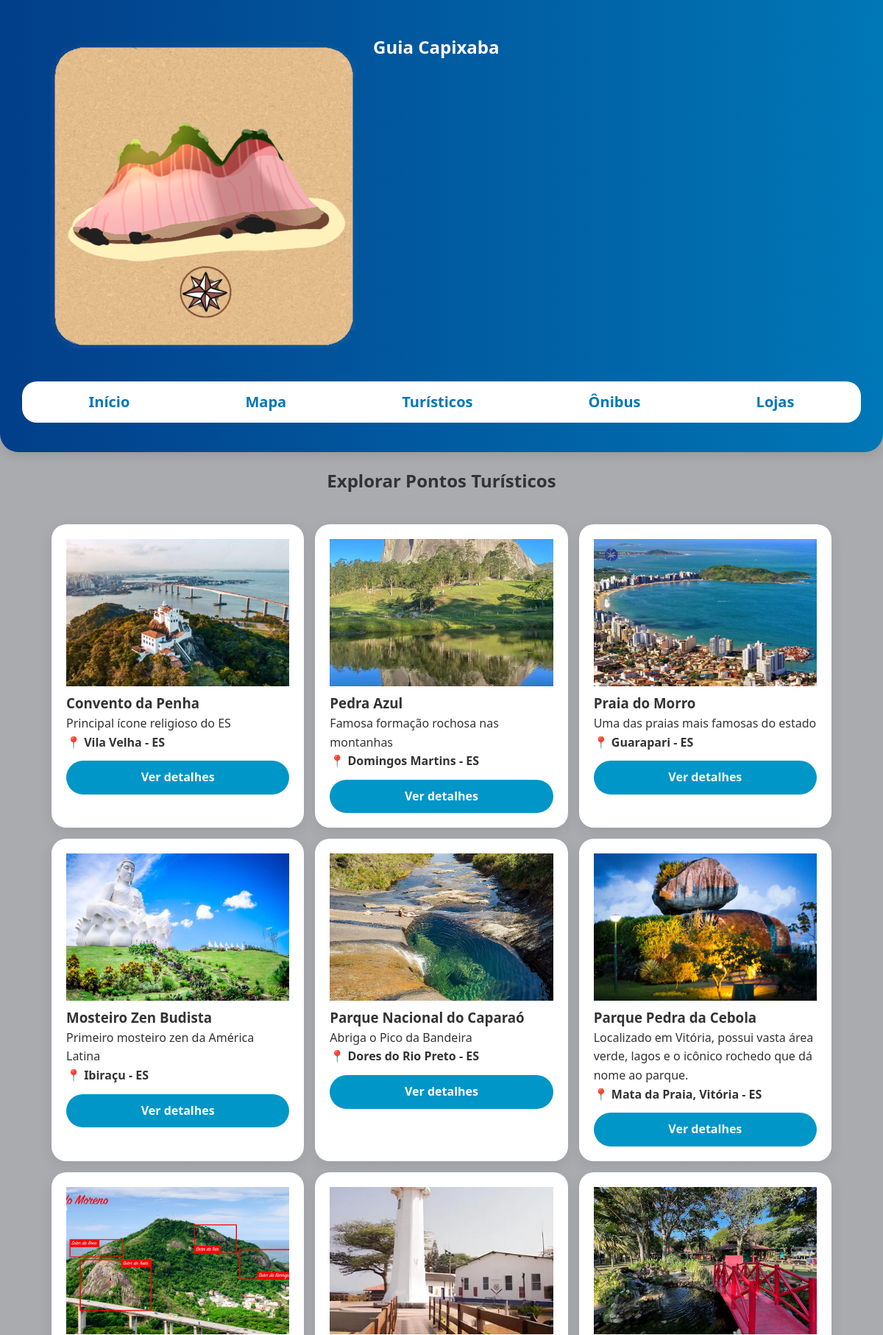
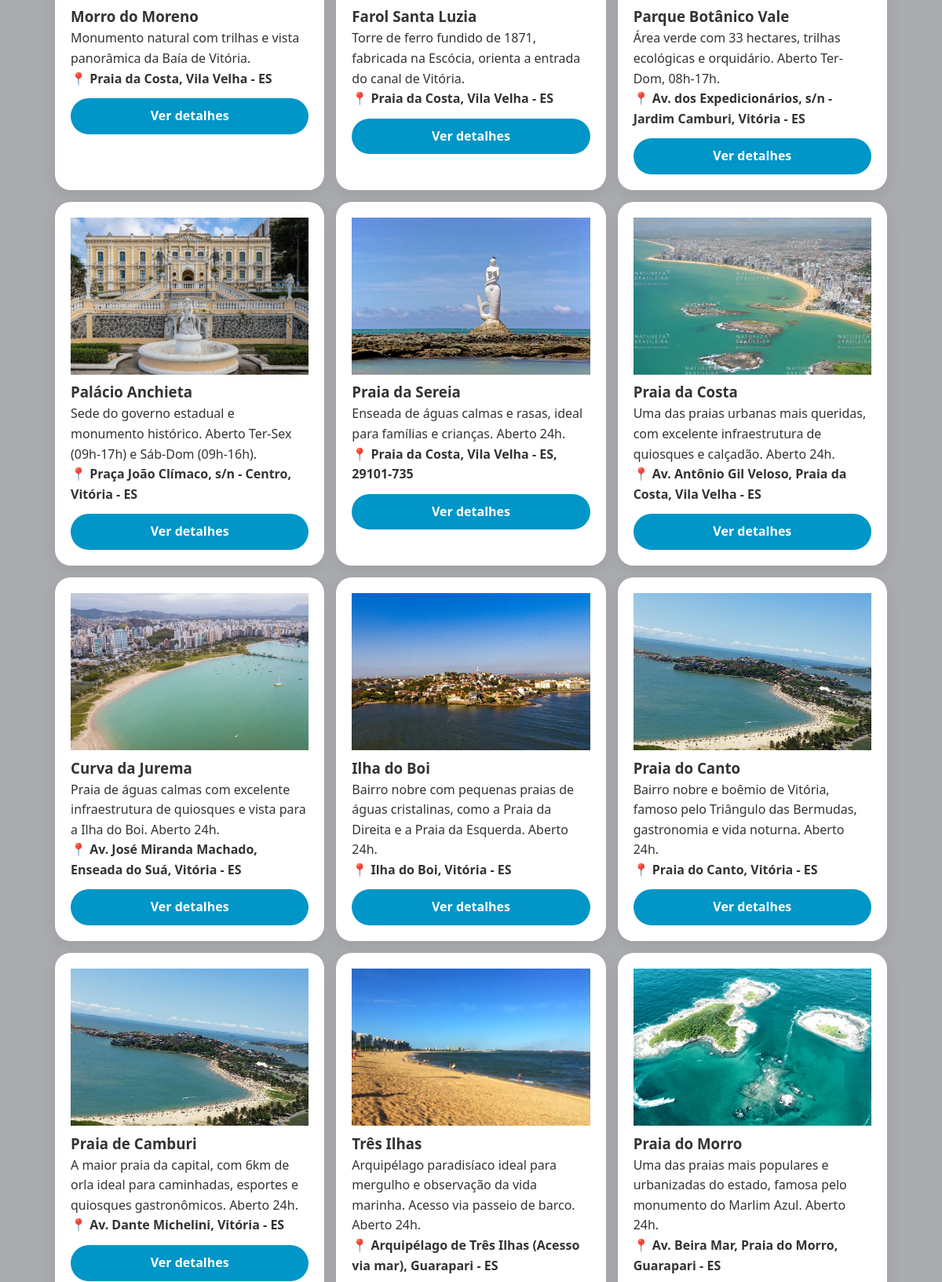
The app's page /turisticos (upper part) with its own data (2 pictures, top to bottom).
### tables this page shows
CREATE TABLE pontos_turisticos(
       id INTEGER PRIMARY KEY AUTOINCREMENT,
       nome TEXT NOT NULL,
       descricao TEXT,
       latitude REAL NOT NULL,
       longitude REAL NOT NULL,
       categoria_id INTEGER NULL,
       endereco TEXT,
       imagem TEXT,   
       FOREIGN KEY (categoria_id) REFERENCES categorias(id) ON DELETE SET NULL
    );

### app.py (the view)
@app.route('/turisticos')
def turisticos():
    conn = get_connection()
    cursor = conn.cursor()
    cursor.execute("SELECT * FROM pontos_turisticos")
    pontos = [dict(row) for row in cursor.fetchall()]
    conn.close()
    return render_template('turisticos.html', pontos=pontos)

### app.py (called while the page is built)
def get_connection():
    conn = sqlite3.connect(DATABASE)
    conn.row_factory = sqlite3.Row
    return conn

### templates/turisticos.html (shortened to what this page needs)
{% extends "base.html" %}
{% block content %}
<div class="secao-listagem">
    <h2 style="text-align: center; margin-top: 20px; margin-bottom: 20px;">Explorar Pontos Turísticos</h2>
    <div class="container grid">
        {% for ponto in pontos %}
            <div class="card">
                <div class="card-header">
                    <img src="{{ url_for('static', filename='img/' + ponto.imagem) }}" alt="{{ ponto.nome }}" class="img-ponto">
                </div>
                <div class="card-body">
                    <h3>{{ ponto.nome }}</h3>
                    <p>{{ ponto.descricao }}</p>
                    <p class="endereco">
                        📍 <strong>{{ ponto.endereco }}</strong>
                    </p>
                    <a href="/detalhes/{{ ponto.id }}" class="btn">
                        Ver detalhes
                    </a>
                </div>
            </div>
        {% endfor %}
    </div>
</div>
{% endblock %}

### templates/base.html (shortened to what this page needs)
<!DOCTYPE html>
<html lang="pt-br">
<head>
    <link rel="stylesheet" href="https://cdnjs.cloudflare.com/ajax/libs/font-awesome/6.5.0/css/all.min.css">
    <link rel="stylesheet" href="{{ url_for('static', filename='css/style.css') }}">
</head>
<body>
<header>
    <div class="Container Flex">
        <div id="logo">
            <img src="{{url_for('static', filename='img/favicon.png')}}" class="favicon">
        </div>
        <h1>Guia Capixaba</h1>
    </div>
<nav>
    <a href="/">
        <span>Início</span>
    </a>
    <a href="/mapa">
        <span>Mapa</span>
    </a>
    <a href="/turisticos">
        <span>Turísticos</span>
    </a>
    <a href="/onibus">
        <span>Ônibus</span>
    </a>
    <a href="/empreendedores">
        <span>Lojas</span>
    </a>
</nav>
</header>
<main>
    {% block content %}{% endblock %}
</main>
</body>
</html>

### static/css/style.css (style rules this page uses)
* { margin: 0; padding: 0; box-sizing: border-box; font-family: 'Segoe UI', Tahoma, Geneva, Verdana, sans-serif; }
header { background: linear-gradient(to right, #023e8a, #0077b6); padding: 25px 15px; text-align: center; color: white; border-bottom-left-radius: 25px; border-bottom-right-radius: 25px; box-shadow: 0 5px 15px rgba(0,0,0,0.1); }
header h1 { font-size: 1.5rem; }
nav { display: flex; justify-content: space-around; background: white; padding: 12px; border-radius: 20px; margin: 15px; flex-wrap: wrap; }
nav a { color: #0077b6; font-size: 0.9rem; text-decoration: none; }
.Container.Flex { display: flex; justify-content:flex-start; align-items:flex-start; padding: 20px; }
#logo img { max-width: 150px; height: auto; display: block; max-width: 100%; }
.container { max-width: 1100px; margin: auto; padding: 15px; width: 100%; }
.grid { display: grid; grid-template-columns: 1fr; gap: 15px; padding: 20px; grid-template-columns: repeat(auto-fit, minmax(300px, 1fr)); }
.img-ponto { width: 100%; height: 200px; object-fit: cover; }
.card { background: white; border-radius: 20px; padding: 20px; box-shadow: 0 6px 20px rgba(0,0,0,0.08); transition: 0.3s ease; }
.btn { display: block; width: 100%; margin-top: 12px; padding: 10px; background: #0096c7; border-radius: 25px; text-align: center; font-weight: bold; color: white; text-decoration: none; }
html { scroll-behavior: smooth; }
nav a span { font-size: 20px; font-weight: bold; }
@media (min-width: 768px) { .grid { grid-template-columns: repeat(2, 1fr); } }
@media (min-width: 1100px) { .grid { grid-template-columns: repeat(3, 1fr); } }

### records on screen
pontos_turisticos: imagem (picture), nome "Convento da Penha", descricao "Principal ícone religioso do ES", endereco "Vila Velha - ES"
pontos_turisticos: imagem (picture), nome "Pedra Azul", descricao "Famosa formação rochosa nas montanhas", endereco "Domingos Martins - ES"
pontos_turisticos: imagem (picture), nome "Praia do Morro", descricao "Uma das praias mais famosas do estado", endereco "Guarapari - ES"
pontos_turisticos: imagem (picture), nome "Mosteiro Zen Budista", descricao "Primeiro mosteiro zen da América Latina", endereco "Ibiraçu - ES"
pontos_turisticos: imagem (picture), nome "Parque Nacional do Caparaó", descricao "Abriga o Pico da Bandeira", endereco "Dores do Rio Preto - ES"
pontos_turisticos: imagem (picture), nome "Parque Pedra da Cebola", descricao "Localizado em Vitória, possui vasta área verde, lagos e o icônico rochedo que dá nome ao parque.", endereco "Mata da Praia, Vitória - ES"
pontos_turisticos: imagem (picture), nome "Morro do Moreno", descricao "Monumento natural com trilhas e vista panorâmica da Baía de Vitória.", endereco "Praia da Costa, Vila Velha - ES"
pontos_turisticos: imagem (picture), nome "Farol Santa Luzia", descricao "Torre de ferro fundido de 1871, fabricada na Escócia, orienta a entrada do canal de Vitória.", endereco "Praia da Costa, Vila Velha - ES"
pontos_turisticos: imagem (picture), nome "Parque Botânico Vale", descricao "Área verde com 33 hectares, trilhas ecológicas e orquidário. Aberto Ter-Dom, 08h-17h.", endereco "Av. dos Expedicionários, s/n - Jardim Camburi, Vitória - ES"
pontos_turisticos: imagem (picture), nome "Palácio Anchieta", descricao "Sede do governo estadual e monumento histórico. Aberto Ter-Sex (09h-17h) e Sáb-Dom (09h-16h).", endereco "Praça João Clímaco, s/n - Centro, Vitória - ES"
pontos_turisticos: imagem (picture), nome "Praia da Sereia", descricao "Enseada de águas calmas e rasas, ideal para famílias e crianças. Aberto 24h.", endereco "Praia da Costa, Vila Velha - ES, 29101-735"
pontos_turisticos: imagem (picture), nome "Praia da Costa", descricao "Uma das praias urbanas mais queridas, com excelente infraestrutura de quiosques e calçadão. Aberto 24h.", endereco "Av. Antônio Gil Veloso, Praia da Costa, Vila Velha - ES"
pontos_turisticos: imagem (picture), nome "Curva da Jurema", descricao "Praia de águas calmas com excelente infraestrutura de quiosques e vista para a Ilha do Boi. Aberto 24h.", endereco "Av. José Miranda Machado, Enseada do Suá, Vitória - ES"
pontos_turisticos: imagem (picture), nome "Ilha do Boi", descricao "Bairro nobre com pequenas praias de águas cristalinas, como a Praia da Direita e a Praia da Esquerda. Aberto 24h.", endereco "Ilha do Boi, Vitória - ES"
pontos_turisticos: imagem (picture), nome "Praia do Canto", descricao "Bairro nobre e boêmio de Vitória, famoso pelo Triângulo das Bermudas, gastronomia e vida noturna. Aberto 24h.", endereco "Praia do Canto, Vitória - ES"
pontos_turisticos: imagem (picture), nome "Praia de Camburi", descricao "A maior praia da capital, com 6km de orla ideal para caminhadas, esportes e quiosques gastronômicos. Aberto 24h.", endereco "Av. Dante Michelini, Vitória - ES"
pontos_turisticos: imagem (picture), nome "Três Ilhas", descricao "Arquipélago paradisíaco ideal para mergulho e observação da vida marinha. Acesso via passeio de barco. Aberto 24h.", endereco "Arquipélago de Três Ilhas (Acesso via mar), Guarapari - ES"
pontos_turisticos: imagem (picture), nome "Praia do Morro", descricao "Uma das praias mais populares e urbanizadas do estado, famosa pelo monumento do Marlim Azul. Aberto 24h.", endereco "Av. Beira Mar, Praia do Morro, Guarapari - ES"
